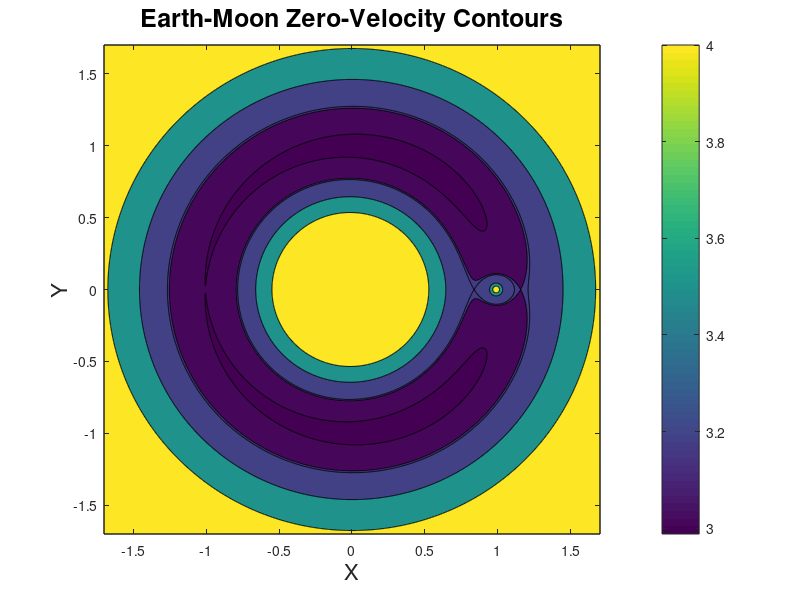

MATLAB code for this plot: (Note: this script raises an error after producing the figure.)
clear all
close all
clc

%% This script will generate the contour plot for HW 7 problem 2

mu = 1/(81.3+1);
x1 = -mu;
x2 = 1-mu;

C1 = 3.012147;
C2 = 3.188342;
C3 = 3.172161;
C45 = 2.987997;
C6 = 3.5;
C7 = 4.0;

N = 1001; % Make N odd so there are points on the x and y axes
LB = -1.7;
UB = 1.7;

xmat = ones(N,1)*linspace(LB,UB,N);
ymat = linspace(LB,UB,N)'*ones(1,N);
mumat = mu*ones(N);

rho1 = sqrt((xmat-x1*ones(N)).^2+ymat.^2);
rho2 = sqrt((xmat-x2*ones(N)).^2+ymat.^2);

Cmat = xmat.^2 + ymat.^2 + 2*(1-mumat)./rho1 + 2*mumat./rho2;

XYscale = linspace(LB,UB,N);
contour_scale = [2.987997;3.012147;3.172161;3.188342;3.5;4.0];
h1 = contourf(XYscale,XYscale,Cmat,contour_scale);
colorbar
xlabel('X','FontSize',16)
ylabel('Y','FontSize',16)
hold on

title('Earth-Moon Zero-Velocity Contours','FontSize',18)

%% Script for HW 7 problem 3

% Part (a)
TSPAN = [0,100];
x1 = -mu;
x2 = 1-mu;

S0 = [0.4925060;0.85;0;0;0;0];

odefun = @(TSPAN,S0) CR3BP(TSPAN,S0,mu);
[T,S] = ode45(odefun,TSPAN,S0);

h3 = plot(S(1,1),S(1,2),'m*');
h4 = plot(S(end,1),S(end,2),'g*');
h5 = plot(S(:,1),S(:,2),'r');

% Part (b)
TSPAN = [0,20];

S0 = [1.15;0.00994;0;0;0;0];

odefun = @(TSPAN,S0) CR3BP(TSPAN,S0,mu);
[T,S] = ode45(odefun,TSPAN,S0);

h6 = plot(S(1,1),S(1,2),'m*');
h7 = plot(S(end,1),S(end,2),'g*');
h8 = plot(S(:,1),S(:,2),'w');

legend([h3 h4 h5 h8],'Starting Points','Ending Points','3(a) Trajectory','3(b) Trajectory')

